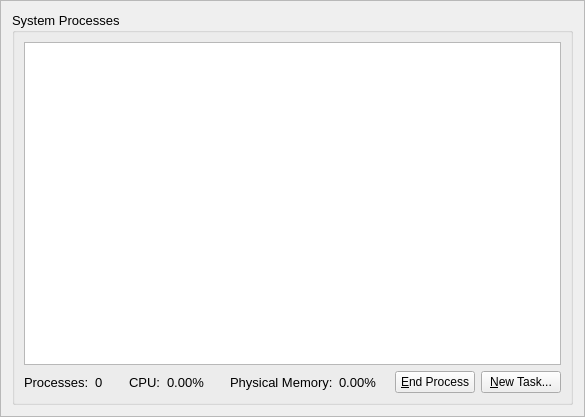
<?xml version="1.0" encoding="UTF-8"?>
<ui version="4.0">
 <class>FrameSystemProcess</class>
 <widget class="QFrame" name="FrameSystemProcess">
  <property name="geometry">
   <rect>
    <x>0</x>
    <y>0</y>
    <width>585</width>
    <height>417</height>
   </rect>
  </property>
  <property name="windowTitle">
   <string>Frame</string>
  </property>
  <property name="frameShape">
   <enum>QFrame::StyledPanel</enum>
  </property>
  <property name="frameShadow">
   <enum>QFrame::Raised</enum>
  </property>
  <layout class="QVBoxLayout" name="verticalLayout_2">
   <item>
    <widget class="QGroupBox" name="groupBox">
     <property name="font">
      <font>
       <pointsize>10</pointsize>
       <weight>50</weight>
       <bold>false</bold>
      </font>
     </property>
     <property name="title">
      <string>System Processes</string>
     </property>
     <property name="flat">
      <bool>true</bool>
     </property>
     <layout class="QVBoxLayout" name="verticalLayout">
      <item>
       <widget class="QTreeView" name="treeViewProcess"/>
      </item>
      <item>
       <layout class="QHBoxLayout" name="horizontalLayout">
        <item>
         <widget class="QLabel" name="label_2">
          <property name="text">
           <string>Processes:</string>
          </property>
         </widget>
        </item>
        <item>
         <widget class="QLabel" name="labelNumProcesses">
          <property name="text">
           <string>0</string>
          </property>
         </widget>
        </item>
        <item>
         <spacer name="horizontalSpacer_5">
          <property name="orientation">
           <enum>Qt::Horizontal</enum>
          </property>
          <property name="sizeType">
           <enum>QSizePolicy::Fixed</enum>
          </property>
          <property name="sizeHint" stdset="0">
           <size>
            <width>20</width>
            <height>20</height>
           </size>
          </property>
         </spacer>
        </item>
        <item>
         <widget class="QLabel" name="label_1">
          <property name="text">
           <string>CPU:</string>
          </property>
         </widget>
        </item>
        <item>
         <widget class="QLabel" name="labelCPUUsage">
          <property name="text">
           <string>0.00%</string>
          </property>
         </widget>
        </item>
        <item>
         <spacer name="horizontalSpacer_3">
          <property name="orientation">
           <enum>Qt::Horizontal</enum>
          </property>
          <property name="sizeType">
           <enum>QSizePolicy::Fixed</enum>
          </property>
          <property name="sizeHint" stdset="0">
           <size>
            <width>20</width>
            <height>20</height>
           </size>
          </property>
         </spacer>
        </item>
        <item>
         <widget class="QLabel" name="label">
          <property name="text">
           <string>Physical Memory:</string>
          </property>
         </widget>
        </item>
        <item>
         <widget class="QLabel" name="labelPhysicalMemory">
          <property name="text">
           <string>0.00%</string>
          </property>
         </widget>
        </item>
        <item>
         <spacer name="horizontalSpacer_2">
          <property name="orientation">
           <enum>Qt::Horizontal</enum>
          </property>
          <property name="sizeType">
           <enum>QSizePolicy::Expanding</enum>
          </property>
          <property name="sizeHint" stdset="0">
           <size>
            <width>20</width>
            <height>20</height>
           </size>
          </property>
         </spacer>
        </item>
        <item>
         <spacer name="horizontalSpacer">
          <property name="orientation">
           <enum>Qt::Horizontal</enum>
          </property>
          <property name="sizeHint" stdset="0">
           <size>
            <width>40</width>
            <height>20</height>
           </size>
          </property>
         </spacer>
        </item>
        <item>
         <widget class="QPushButton" name="pushButtonEndProcess">
          <property name="enabled">
           <bool>true</bool>
          </property>
          <property name="font">
           <font>
            <pointsize>9</pointsize>
            <weight>50</weight>
            <bold>false</bold>
           </font>
          </property>
          <property name="text">
           <string>&amp;End Process</string>
          </property>
         </widget>
        </item>
        <item>
         <widget class="QPushButton" name="pushButtonNewTask">
          <property name="enabled">
           <bool>true</bool>
          </property>
          <property name="font">
           <font>
            <pointsize>9</pointsize>
            <weight>50</weight>
            <bold>false</bold>
           </font>
          </property>
          <property name="text">
           <string>&amp;New Task...</string>
          </property>
         </widget>
        </item>
       </layout>
      </item>
     </layout>
    </widget>
   </item>
  </layout>
 </widget>
 <resources/>
 <connections/>
</ui>
